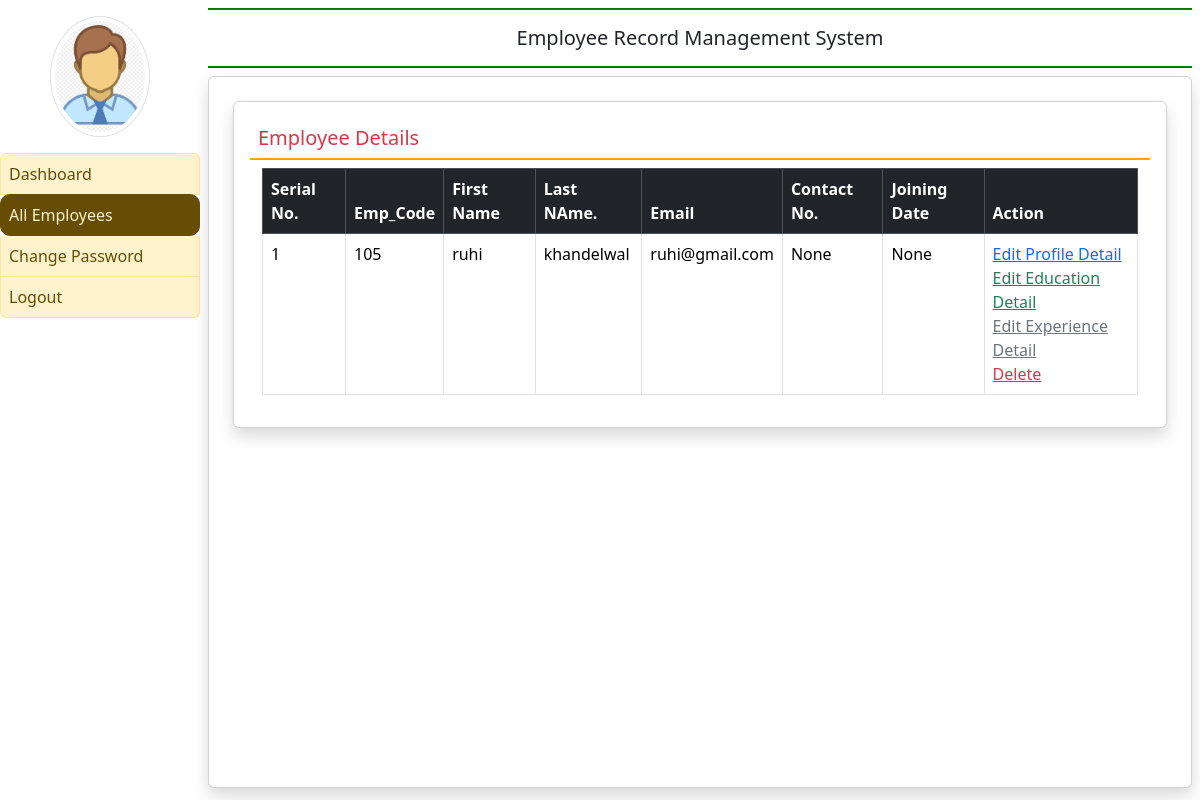
The app's page /all_employee (signed in) with its own data.
### employee/models.py (models this page shows, shortened)
class EmployeeDetail(models.Model):
    user = models.ForeignKey(User, on_delete=models.CASCADE)
    empcode = models.CharField(max_length = 50)
    empdept = models.CharField(max_length = 100, null=True)
    designation = models.CharField(max_length = 100, null=True)
    contact = models.CharField(max_length = 15, null=True)
    gender = models.CharField(max_length = 50, null=True)
    joiningdate = models.DateField(null=True)

### employee/views.py (the view)
# urls.py: path("all_employee", views.all_employee, name="all_employee"),
def all_employee(request):
    if not request.user.is_authenticated:
        return redirect('admin_login')
    employee = EmployeeDetail.objects.all()
    return render(request, 'all_employee.html', locals())

### employee/templates/all_employee.html
{% extends "admin_base.html" %}
{% block main %}
<div class="card shadow m-2">
    <div class="card-body">
        <h5 class="p-2 text-danger" style="border-bottom: 2px solid orange">Employee Details</h5>
        <div class="container-fluid">
            <table class="table table-bordered table-hover" id="example">
                <thead class="table-dark">
                    <tr>
                        <th>Serial No.</th>
                        <th>Emp_Code</th>
                        <th>First Name</th>
                        <th>Last NAme.</th>
                        <th>Email</th>
                        <th>Contact No.</th>
                        <th>Joining Date</th>
                        <th>Action</th>
                    </tr>
                </thead>
                <tbody>
                    {% for e in employee %}
                    <tr>
                        <td>{{forloop.counter}}</td>
                        <td>{{e.empcode}}</td>
                        <td>{{e.user.first_name}}</td>
                        <td>{{e.user.last_name}}</td>
                        <td>{{e.user.username}}</td>
                        <td>{{e.contact}}</td>
                        <td>{{e.joiningdate}}</td>
                        <td><a href="{% url 'edit_profile' e.id %}" class="text-primary">Edit Profile Detail</a><br>
                        <a href="{% url 'edit_education' e.user.id %}" class="text-success">Edit Education Detail</a><br>
                        <a href="{% url 'edit_experience' e.user.id %}" class="text-secondary">Edit Experience Detail</a><br>
                            <a href="{% url 'delete_employee' e.user.id %}" class="text-danger" onclick="return confirm('Are You Sure?')">Delete</a>
                            </td>
                    </tr>
                    {% endfor %}
                </tbody>
            </table>
        </div>
    </div>
</div>
{% endblock main %}

### records on screen
EmployeeDetail: empcode "105", user.first_name "ruhi", user.last_name "khandelwal", user.username "ruhi@gmail.com", contact "None", joiningdate "None"
